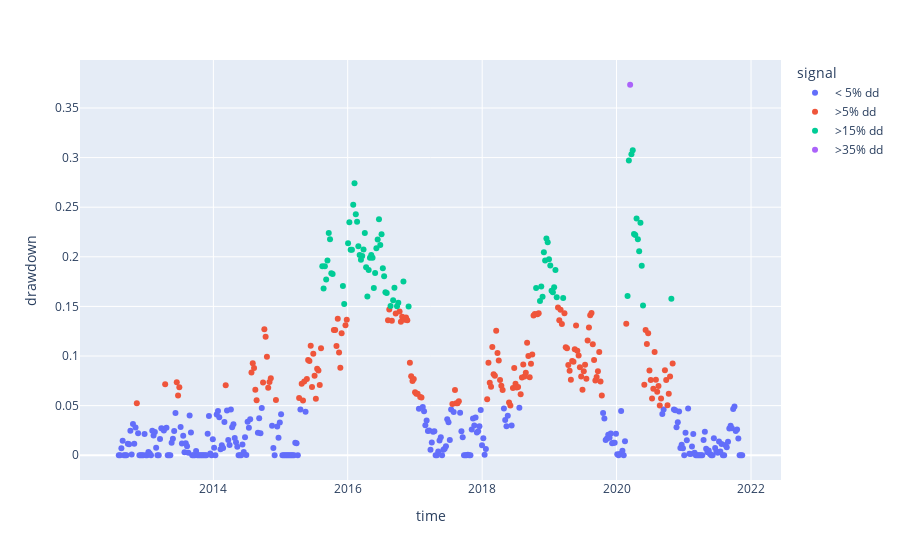
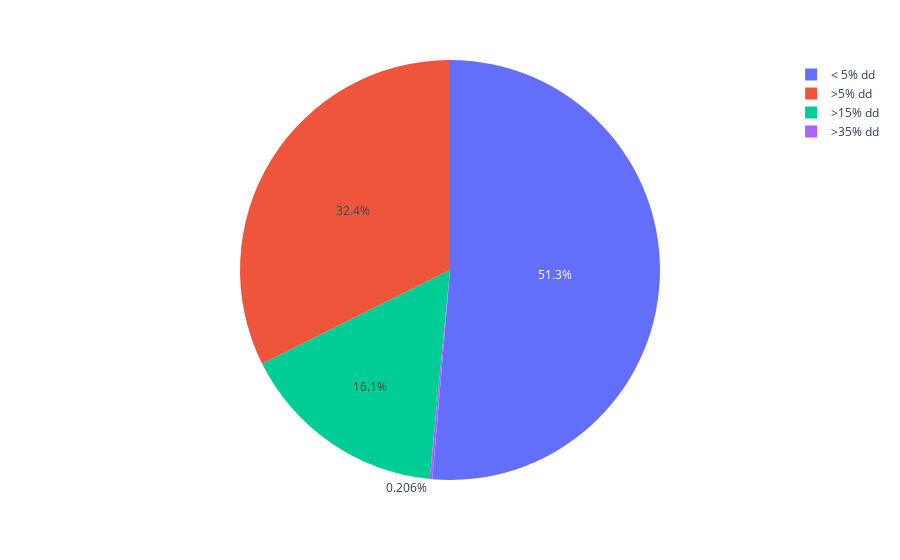

Notebook cell for these charts, in order:
### Markdown cell above
## Strategy
BUY and hold when drawdown reaches 5%, 15% and 35%

SELL when price reach previous all-time-high

### Code cell
def get_signal(row):
    drawdown = row['drawdown']
    
    if drawdown >= 0.35:
        return '>35% dd'
    elif drawdown >= 0.15:
        return '>15% dd'
    elif drawdown >= 0.05:
        return '>5% dd'
    else: 
        return '< 5% dd'

df['signal'] = df.apply(get_signal, axis=1)
display(px.scatter(df, x='time', y='drawdown', color='signal'))

df['count_value'] = 1
display(px.pie(df.groupby('signal').agg({'count_value': 'count'}).reset_index(), values='count_value', names='signal'))

### Figure 1 — Plotly figure (JSON) as saved in the notebook; plotly's stock layout.template omitted (floating-point values rounded to 4 significant figures; data arrays with more than 128 entries replaced by an {"elided": "..."} marker saying what was removed)
{"data": [{"hovertemplate": "signal=< 5% dd<br>time=%{x}<br>drawdown=%{y}<extra></extra>", "legendgroup": "< 5% dd", "marker": {"color": "#636efa", "symbol": "circle"}, "mode": "markers", "name": "< 5% dd", "orientation": "v", "showlegend": true, "type": "scatter", "x": {"elided": "249 str values"}, "xaxis": "x", "y": {"elided": "249 float values"}, "yaxis": "y"}, {"hovertemplate": "signal=>5% dd<br>time=%{x}<br>drawdown=%{y}<extra></extra>", "legendgroup": ">5% dd", "marker": {"color": "#EF553B", "symbol": "circle"}, "mode": "markers", "name": ">5% dd", "orientation": "v", "showlegend": true, "type": "scatter", "x": {"elided": "157 str values"}, "xaxis": "x", "y": {"elided": "157 float values"}, "yaxis": "y"}, {"hovertemplate": "signal=>15% dd<br>time=%{x}<br>drawdown=%{y}<extra></extra>", "legendgroup": ">15% dd", "marker": {"color": "#00cc96", "symbol": "circle"}, "mode": "markers", "name": ">15% dd", "orientation": "v", "showlegend": true, "type": "scatter", "x": ["2015-08-16T00:00:00", "2015-08-23T00:00:00", "2015-08-30T00:00:00", "2015-09-06T00:00:00", "2015-09-13T00:00:00", "2015-09-20T00:00:00", "2015-09-27T00:00:00", "2015-10-04T00:00:00", "2015-10-11T00:00:00", "2015-12-06T00:00:00", "2015-12-13T00:00:00", "2016-01-03T00:00:00", "2016-01-10T00:00:00", "2016-01-17T00:00:00", "2016-01-24T00:00:00", "2016-01-31T00:00:00", "2016-02-07T00:00:00", "2016-02-14T00:00:00", "2016-02-21T00:00:00", "2016-02-28T00:00:00", "2016-03-06T00:00:00", "2016-03-13T00:00:00", "2016-03-20T00:00:00", "2016-03-27T00:00:00", "2016-04-03T00:00:00", "2016-04-10T00:00:00", "2016-04-17T00:00:00", "2016-04-24T00:00:00", "2016-05-01T00:00:00", "2016-05-08T00:00:00", "2016-05-15T00:00:00", "2016-05-22T00:00:00", "2016-05-29T00:00:00", "2016-06-05T00:00:00", "2016-06-12T00:00:00", "2016-06-19T00:00:00", "2016-06-26T00:00:00", "2016-07-03T00:00:00", "2016-07-10T00:00:00", "2016-07-17T00:00:00", "2016-07-24T00:00:00", "2016-07-31T00:00:00", "2016-08-21T00:00:00", "2016-09-04T00:00:00", "2016-09-11T00:00:00", "2016-09-25T00:00:00", "2016-10-02T00:00:00", "2016-10-30T00:00:00", "2016-11-27T00:00:00", "2018-10-21T00:00:00", "2018-11-11T00:00:00", "2018-11-18T00:00:00", "2018-11-25T00:00:00", "2018-12-02T00:00:00", "2018-12-09T00:00:00", "2018-12-16T00:00:00", "2018-12-23T00:00:00", "2018-12-30T00:00:00", "2019-01-06T00:00:00", "2019-01-13T00:00:00", "2019-01-20T00:00:00", "2019-01-27T00:00:00", "2019-02-03T00:00:00", "2019-02-10T00:00:00", "2019-03-17T00:00:00", "2020-03-01T00:00:00", "2020-03-08T00:00:00", "2020-03-22T00:00:00", "2020-03-29T00:00:00", "2020-04-05T00:00:00", "2020-04-12T00:00:00", "2020-04-19T00:00:00", "2020-04-26T00:00:00", "2020-05-03T00:00:00", "2020-05-10T00:00:00", "2020-05-17T00:00:00", "2020-05-24T00:00:00", "2020-10-25T00:00:00"], "xaxis": "x", "y": [0.1905, 0.1681, 0.1904, 0.1772, 0.1963, 0.2241, 0.2177, 0.1833, 0.1827, 0.1705, 0.1523, 0.2136, 0.2348, 0.207, 0.2071, 0.2524, 0.2741, 0.243, 0.2352, 0.2106, 0.2019, 0.1971, 0.2008, 0.2072, 0.224, 0.1894, 0.1601, 0.1867, 0.1991, 0.2017, 0.199, 0.1685, 0.1837, 0.2087, 0.2175, 0.2378, 0.212, 0.2228, 0.1884, 0.1804, 0.1642, 0.1635, 0.1503, 0.1563, 0.1689, 0.1501, 0.1536, 0.1751, 0.15, 0.1685, 0.1556, 0.1702, 0.1597, 0.2045, 0.1962, 0.2185, 0.2147, 0.1976, 0.1911, 0.1657, 0.1642, 0.1692, 0.1868, 0.1593, 0.1586, 0.1604, 0.2971, 0.3034, 0.3075, 0.2229, 0.2219, 0.2387, 0.2176, 0.2057, 0.2343, 0.1909, 0.151, 0.1576], "yaxis": "y"}, {"hovertemplate": "signal=>35% dd<br>time=%{x}<br>drawdown=%{y}<extra></extra>", "legendgroup": ">35% dd", "marker": {"color": "#ab63fa", "symbol": "circle"}, "mode": "markers", "name": ">35% dd", "orientation": "v", "showlegend": true, "type": "scatter", "x": ["2020-03-15T00:00:00"], "xaxis": "x", "y": [0.3734], "yaxis": "y"}], "layout": {"legend": {"title": {"text": "signal"}, "tracegroupgap": 0}, "margin": {"t": 60}, "xaxis": {"anchor": "y", "domain": [0, 1], "title": {"text": "time"}}, "yaxis": {"anchor": "x", "domain": [0, 1], "title": {"text": "drawdown"}}}}

### Figure 2 — Plotly figure (JSON) as saved in the notebook; plotly's stock layout.template omitted (floating-point values rounded to 4 significant figures)
{"data": [{"domain": {"x": [0, 1], "y": [0, 1]}, "hovertemplate": "signal=%{label}<br>count_value=%{value}<extra></extra>", "labels": ["< 5% dd", ">15% dd", ">35% dd", ">5% dd"], "legendgroup": "", "name": "", "showlegend": true, "type": "pie", "values": [249, 78, 1, 157]}], "layout": {"legend": {"tracegroupgap": 0}, "margin": {"t": 60}}}
